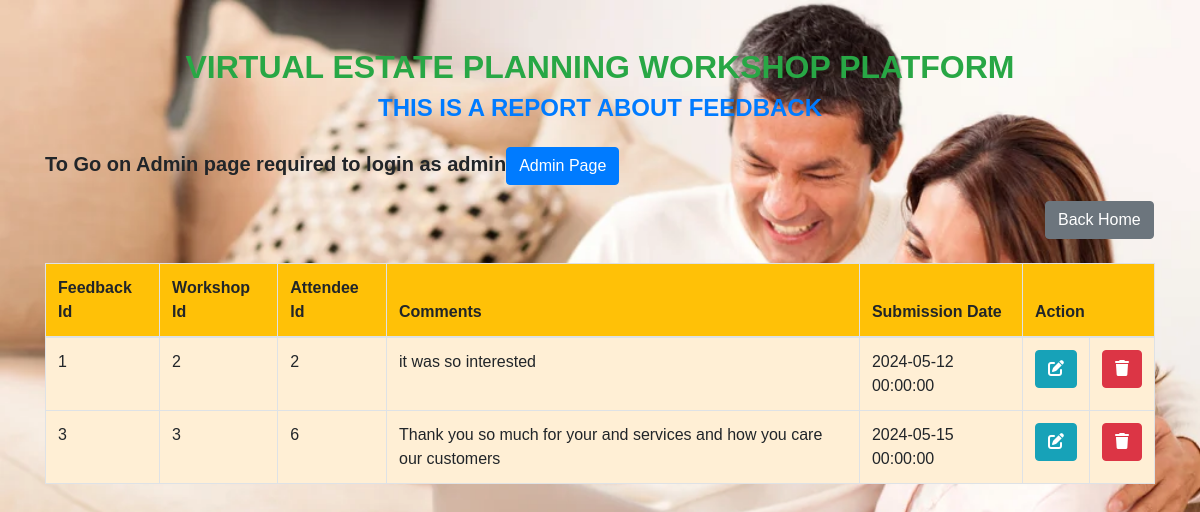
Screenshot of /viewfeedback.php with the database file from the repository.
### tables this page shows
CREATE TABLE `feedback` (
  `feedback_id` int(11) NOT NULL,
  `workshop_id` int(11) DEFAULT NULL,
  `attendee_id` int(11) DEFAULT NULL,
  `comments` text DEFAULT NULL,
  `submission_date` datetime DEFAULT current_timestamp()
);

### viewfeedback.php (the view, shortened to what this page needs)
<!DOCTYPE html>
<html lang="en">
<head>
    <link href="https://stackpath.bootstrapcdn.com/bootstrap/4.5.2/css/bootstrap.min.css" rel="stylesheet">
    <link href="https://cdnjs.cloudflare.com/ajax/libs/font-awesome/6.0.0-beta3/css/all.min.css" rel="stylesheet">
</head>
<body>
    <div class="container mt-5">
        <h2 class="text-center text-success">VIRTUAL ESTATE PLANNING WORKSHOP PLATFORM</h2>
        <h4 class="text-center text-primary mb-4">THIS IS A REPORT ABOUT FEEDBACK</h4>
                <p style="font-weight: bold; font-size:20px;">To Go on Admin page required to login as admin<a href="login.html" class="btn btn-primary" style="margin-top: 0px;">Admin Page</a></p>
        <a href="home.php" class="btn btn-secondary" style="margin-left: 1000px;">Back Home </a>
        <table class="table table-bordered mt-4">
            <thead class="bg-warning">
                <tr>
                    <th>Feedback Id</th>
                    <th>Workshop Id</th>
                    <th>Attendee Id</th>
                    <th>Comments</th>
                    <th>Submission Date</th>
                    <th colspan="2">Action</th>
                </tr>
            </thead>
            <tbody>
                <?php
                include "databaseconnection.php";
                $sql = "SELECT * FROM feedback";
                $result = $connection->query($sql);
                while ($row = $result->fetch_assoc()) {
                    echo "
                    <tr>
                        <td>{$row['feedback_id']}</td>
                        <td>{$row['workshop_id']}</td>
                        <td>{$row['attendee_id']}</td>
                        <td>{$row['comments']}</td>
                        <td>{$row['submission_date']}</td>
                        <td>
                            <a href='updatefeedback.php?feedback_id={$row['feedback_id']}'  class='btn btn-info'><i class='fas fa-edit'></i></a></td>
                            <td>
                            <a href='deletefeedback.php?feedback_id={$row['feedback_id']}' class='btn btn-danger'><i class='fas fa-trash'></i></a>
                        </td>
                    </tr>
                    ";
                }
                ?>
            </tbody>
        </table>
    </div>
</body>
</html>

### viewfeedback.php (style rules this page uses)
body { background-image: url('./images/hw.jpg'); background-repeat: no-repeat; background-size: cover; font-family: 'Century', sans-serif; }
h2, h4 { font-weight: bold; }
table { background-color: papayawhip; }

### rows the page displays
feedback: feedback_id "1", workshop "2", attendee "2", comments "it was so interested", submission_date "2024-05-12 00:00:00"
feedback: feedback_id "3", workshop "3", attendee "6", comments "Thank you so much for your and services and how you care our customers", submission_date "2024-05-15 00:00:00"
